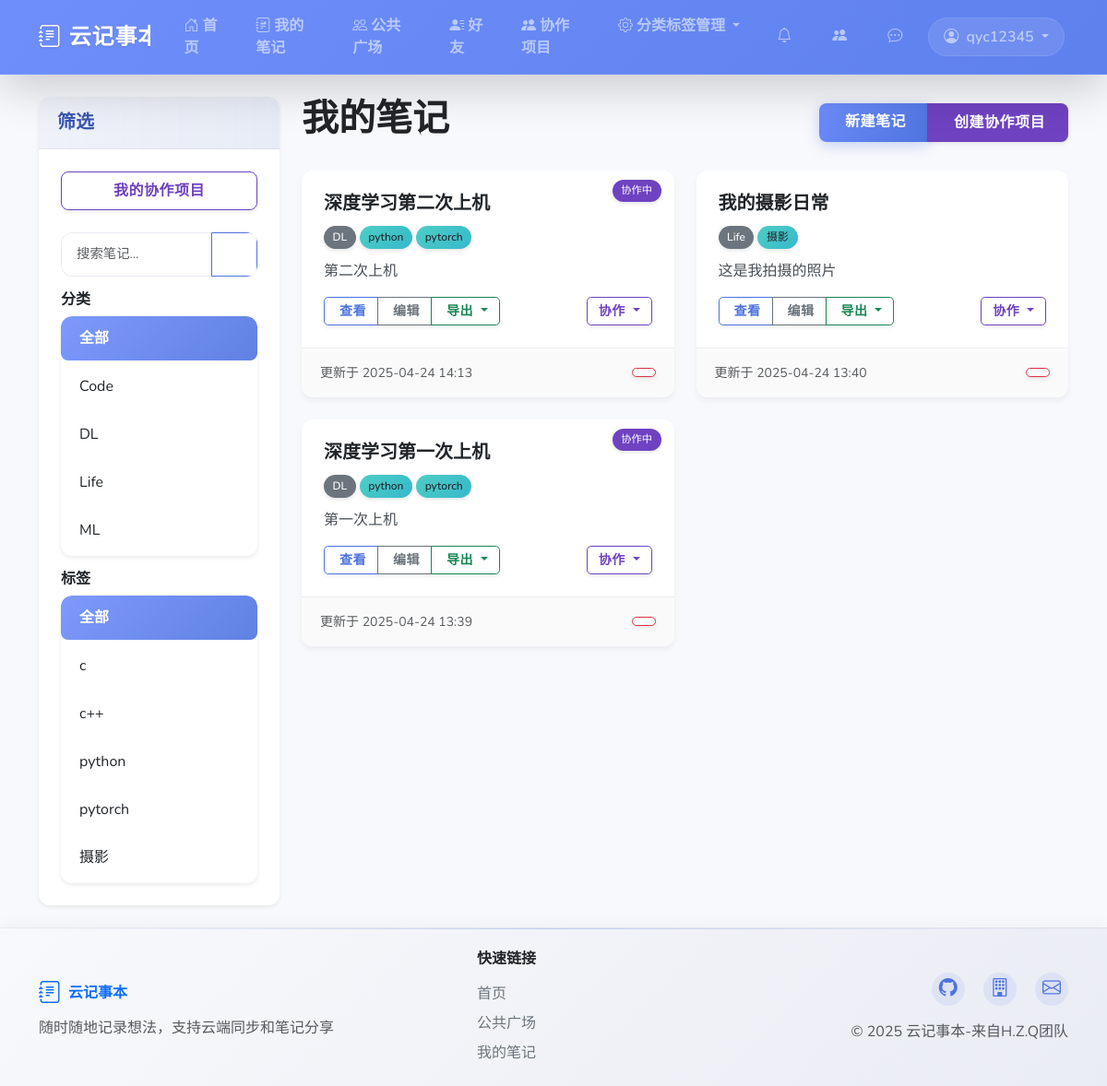
The app's page /notebooks/ (signed in) with its own data.
### notebooks/models.py (models this page shows, shortened)
class Category(models.Model):
    name = models.CharField(max_length=100, verbose_name="分类名称")
    user = models.ForeignKey(User, on_delete=models.CASCADE, related_name="categories", verbose_name="所属用户")
    parent = models.ForeignKey('self', on_delete=models.CASCADE, null=True, blank=True,
                               related_name="subcategories", verbose_name="父分类")
    created_at = models.DateTimeField(auto_now_add=True, verbose_name="创建时间")
    class Meta:
        verbose_name = "分类"
        verbose_name_plural = "分类"
        ordering = ['name']

class Tag(models.Model):
    name = models.CharField(max_length=50, verbose_name="标签名称")
    user = models.ForeignKey(User, on_delete=models.CASCADE, related_name="tags", verbose_name="所属用户")
    created_at = models.DateTimeField(auto_now_add=True, verbose_name="创建时间")
    class Meta:
        verbose_name = "标签"
        verbose_name_plural = "标签"
        ordering = ['name']
        unique_together = ['name', 'user']  # 同一用户不能创建同名标签

class Notebook(models.Model):
    title = models.CharField(max_length=200, verbose_name="标题")
    content = HTMLField(verbose_name="内容")
    user = models.ForeignKey(User, on_delete=models.CASCADE, related_name="notebooks", verbose_name="所属用户")
    category = models.ForeignKey(Category, on_delete=models.SET_NULL, null=True, blank=True,
                                 related_name="notebooks", verbose_name="所属分类")
    tags = models.ManyToManyField(Tag, blank=True, related_name="notebooks", verbose_name="标签")
    created_at = models.DateTimeField(auto_now_add=True, verbose_name="创建时间")
    updated_at = models.DateTimeField(auto_now=True, verbose_name="更新时间")
    is_public = models.BooleanField(default=False, verbose_name="是否公开")
    is_featured = models.BooleanField(default=False, verbose_name="是否精选")
    class Meta:
        verbose_name = "笔记"
        verbose_name_plural = "笔记"
        ordering = ['-updated_at']

### notebooks/views.py (the view)
# urls.py: path('', views.notebook_list, name='list'),
@login_required
def notebook_list(request):
    category_id = request.GET.get('category')
    tag_id = request.GET.get('tag')
    search_query = request.GET.get('search')
    notebooks = Notebook.objects.filter(user=request.user)
    if category_id:
        notebooks = notebooks.filter(category_id=category_id)
    if tag_id:
        notebooks = notebooks.filter(tags__id=tag_id)
    if search_query:
        notebooks = notebooks.filter(
            Q(title__icontains=search_query) |
            Q(content__icontains=search_query)
        )
    categories = Category.objects.filter(user=request.user)
    tags = Tag.objects.filter(user=request.user)
    context = {
        'notebooks': notebooks,
        'categories': categories,
        'tags': tags,
        'selected_category': category_id,
        'selected_tag': tag_id,
        'search_query': search_query
    }
    return render(request, 'notebooks/notebook_list.html', context)

### templates/notebooks/notebook_list.html (shortened to what this page needs)
{% extends 'base.html' %}
{% block content %}
<div class="row">
    <div class="col-md-3">
        <div class="card mb-4 shadow-sm">
            <div class="card-header bg-light">
                <h5 class="mb-0 fw-bold">筛选</h5>
            </div>
            <div class="card-body">
                <div class="mb-4">
                    <a href="{% url 'collaboration:project_list' %}" class="btn btn-outline-purple w-100">
                         我的协作项目
                    </a>
                </div>
                <form method="get" action="{% url 'notebooks:list' %}" class="mb-3">
                    <div class="input-group">
                        <input type="text" name="search" class="form-control" placeholder="搜索笔记..."
                               value="{{ search_query|default:'' }}">
                        <button class="btn btn-outline-primary" type="submit">
                        </button>
                    </div>
                </form>
                <h6 class="mt-3 mb-2 fw-bold">分类</h6>
                <div class="list-group mb-3">
                    <a href="{% url 'notebooks:list' %}" class="list-group-item list-group-item-action
                              {% if not selected_category %}active{% endif %}">
                        全部
                    </a>
                    {% for category in categories %}
                    <a href="{% url 'notebooks:list' %}?category={{ category.id }}"
                       class="list-group-item list-group-item-action
                              {% if selected_category == category.id|stringformat:'i' %}active{% endif %}">
                        {{ category.name }}
                    </a>
                    {% endfor %}
                </div>
                <h6 class="mt-3 mb-2 fw-bold">标签</h6>
                <div class="list-group">
                    <a href="{% url 'notebooks:list' %}" class="list-group-item list-group-item-action
                              {% if not selected_tag %}active{% endif %}">
                        全部
                    </a>
                    {% for tag in tags %}
                    <a href="{% url 'notebooks:list' %}?tag={{ tag.id }}"
                       class="list-group-item list-group-item-action
                              {% if selected_tag == tag.id|stringformat:'i' %}active{% endif %}">
                        {{ tag.name }}
                    </a>
                    {% endfor %}
                </div>
            </div>
        </div>
    </div>
    <div class="col-md-9">
        <div class="d-flex justify-content-between align-items-center mb-4">
            <h1 class="fw-bold">我的笔记</h1>
            <div class="btn-group">
                <a href="{% url 'notebooks:create' %}" class="btn btn-primary">
                     新建笔记
                </a>
                <a href="{% url 'collaboration:create_project' %}" class="btn btn-purple" style="background-color: #6f42c1; color: white;">
                     创建协作项目
                </a>
            </div>
        </div>
        {% if notebooks %}
            <div class="row row-cols-1 row-cols-md-2 g-4">
                {% for notebook in notebooks %}
                <div class="col">
                    <div class="card h-100 position-relative">
                        {% if notebook.collaboration_projects.exists %}
                        <span class="badge bg-purple collaboration-badge">
                             协作中
                        </span>
                        {% endif %}
                        <div class="card-body">
                            <h5 class="card-title">{{ notebook.title }}</h5>
                            <div class="tags-container">
                                {% if notebook.category %}
                                <span class="badge bg-secondary">{{ notebook.category.name }}</span>
                                {% endif %}
                                {% for tag in notebook.tags.all %}
                                <span class="badge bg-info">{{ tag.name }}</span>
                                {% endfor %}
                            </div>
                            <p class="card-text">{{ notebook.content|striptags|truncatewords:20 }}</p>
                            <div class="d-flex justify-content-between align-items-center">
                                <div class="btn-group">
                                    <a href="{% url 'notebooks:detail' notebook.id %}" class="btn btn-sm btn-outline-primary">
                                         查看
                                    </a>
                                    <a href="{% url 'notebooks:edit' notebook.id %}" class="btn btn-sm btn-outline-secondary">
                                         编辑
                                    </a>
                                    <div class="btn-group">
                                        <button type="button"
                                                class="btn btn-sm btn-outline-success dropdown-toggle"
                                                data-bs-toggle="dropdown"
                                                aria-expanded="false">
                                             导出
                                        </button>
                                    </div>
                                </div>
                                <div class="dropdown">
                                    <button class="btn btn-sm btn-outline-purple dropdown-toggle" type="button" data-bs-toggle="dropdown">
                                         协作
                                    </button>
                                </div>
                            </div>
                        </div>
                        <div class="card-footer text-muted d-flex justify-content-between align-items-center">
                            <small>更新于 {{ notebook.updated_at|date:"Y-m-d H:i" }}</small>
                            <a href="{% url 'notebooks:delete' notebook.id %}" class="btn btn-sm btn-outline-danger">
                            </a>
                        </div>
                    </div>
                </div>
                {% endfor %}
            </div>
        {% endif %}
    </div>
</div>
{% endblock %}

### templates/includes/navbar.html (shortened to what this page needs)
<nav class="navbar navbar-expand-lg navbar-dark bg-primary shadow-lg sticky-top">
    <div class="container">
        <a class="navbar-brand d-flex align-items-center" href="{% url 'home' %}">
            <i class="bi bi-journal-text me-2 fs-4 nav-icon-pulse"></i>
            <span class="fw-bold">云记事本</span>
        </a>
        <div class="collapse navbar-collapse" id="navbarNav">
            <ul class="navbar-nav me-auto">
                <li class="nav-item">
                    <a class="nav-link rounded-pill px-3 mx-1 nav-btn-hover" href="{% url 'home' %}">
                        <i class="bi bi-house-door me-1"></i>首页
                    </a>
                </li>
                {% if user.is_authenticated %}
                    <li class="nav-item">
                        <a class="nav-link rounded-pill px-3 mx-1 nav-btn-hover" href="{% url 'notebooks:list' %}">
                            <i class="bi bi-journal-richtext me-1"></i>我的笔记
                        </a>
                    </li>
                    <li class="nav-item">
                        <a class="nav-link rounded-pill px-3 mx-1 nav-btn-hover" href="{% url 'sharing:public' %}">
                            <i class="bi bi-people me-1"></i>公共广场
                        </a>
                    </li>
                    <li class="nav-item">
                        <a class="nav-link rounded-pill px-3 mx-1 nav-btn-hover" href="{% url 'friends:home' %}">
                            <i class="bi bi-person-lines-fill me-1"></i>好友
                        </a>
                    </li>
                    <li class="nav-item">
                        <a class="nav-link rounded-pill px-3 mx-1 nav-btn-hover" href="{% url 'collaboration:project_list' %}">
                            <i class="bi bi-people-fill me-1"></i>协作项目
                        </a>
                    </li>
                    <li class="nav-item dropdown">
                        <a class="nav-link dropdown-toggle rounded-pill px-3 mx-1 nav-btn-hover" href="#" id="managementDropdown" role="button" data-bs-toggle="dropdown" aria-expanded="false">
                            <i class="bi bi-gear me-1"></i>分类标签管理
                        </a>
                    </li>
                {% endif %}
            </ul>
            <ul class="navbar-nav">
                {% if user.is_authenticated %}
                    <li class="nav-item">
                        <a class="nav-link rounded-pill px-3 position-relative" href="{% url 'friends:friend_requests' %}" id="notificationBell">
                            <i class="bi bi-bell me-1"></i>
                        </a>
                    </li>
                    <li class="nav-item">
                        <a class="nav-link rounded-pill px-3 position-relative" href="{% url 'collaboration:project_list' %}" id="collaborationBell">
                            <i class="bi bi-people-fill me-1"></i>
                        </a>
                    </li>
                    <li class="nav-item">
                        <a class="nav-link rounded-pill px-3 position-relative" href="{% url 'friends:chat_list' %}" id="messageLink">
                            <i class="bi bi-chat-dots me-1"></i>
                        </a>
                    </li>
                    <li class="nav-item dropdown">
                        <a class="nav-link dropdown-toggle user-dropdown rounded-pill px-3" href="#" id="navbarDropdown" role="button" data-bs-toggle="dropdown">
                            <i class="bi bi-person-circle me-1"></i>
                            <span>{{ user.username }}</span>
                        </a>
                    </li>
                {% endif %}
            </ul>
        </div>
    </div>
</nav>

### templates/notebooks/notebook_list.html (style rules this page uses)
.card { transition: transform 0.2s, box-shadow 0.2s; border: none; box-shadow: 0 4px 6px rgba(0, 0, 0, 0.05); }
.badge { padding: 0.4rem 0.6rem; border-radius: 2rem; font-weight: 500; font-size: 0.75rem; margin-right: 0.25rem; margin-bottom: 0.25rem; }
.badge.bg-secondary { background-color: #6c757d !important; color: white !important; }
.badge.bg-info { background-color: #0dcaf0 !important; color: #212529 !important; }
.badge.bg-purple { background-color: #6f42c1 !important; color: white !important; }
.btn-sm { padding: 0.25rem 0.75rem; border-radius: 0.3rem; transition: all 0.2s; }
.btn-outline-danger { color: #dc3545; border-color: #dc3545; }
.btn-outline-purple { color: #6f42c1; border-color: #6f42c1; }
.list-group-item { border: none; border-radius: 0.5rem; margin-bottom: 0.25rem; transition: background-color 0.2s; }
.list-group-item.active { background-color: #0d6efd; border-color: #0d6efd; }
.card-title { font-weight: 600; margin-bottom: 0.75rem; }
.card-text { color: #495057; margin-bottom: 1rem; }
.tags-container { display: flex; flex-wrap: wrap; margin-bottom: 0.5rem; }
.col { animation: fadeIn 0.3s ease-in-out; }
.collaboration-badge { position: absolute; top: 10px; right: 10px; font-size: 0.7rem; }

### records on screen
Category: name "Code"
Category: name "DL"
Category: name "Life"
Category: name "ML"
Tag: name "c"
Tag: name "c++"
Tag: name "python"
Tag: name "pytorch"
Tag: name "摄影"
Notebook: shows "协作中", title "深度学习第二次上机", category.name "DL", content "第二次上机", updated_at "2025-04-24 14:13"
Notebook: title "我的摄影日常", category.name "Life", content "这是我拍摄的照片", updated_at "2025-04-24 13:40"
Notebook: shows "协作中", title "深度学习第一次上机", category.name "DL", content "第一次上机", updated_at "2025-04-24 13:39"

### other values on screen
{{ user.username }} "qyc12345"
